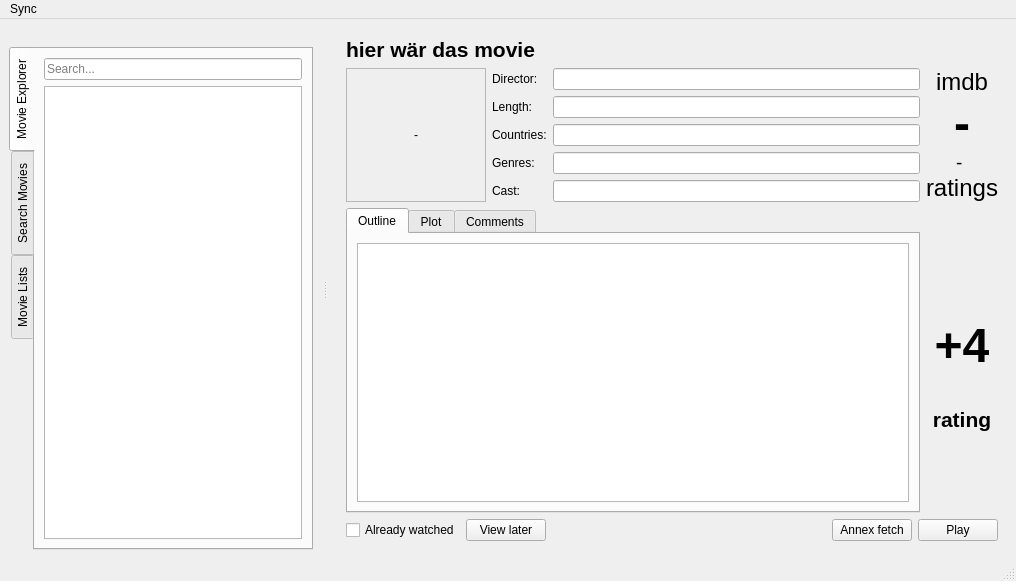
<?xml version="1.0" encoding="UTF-8"?>
<ui version="4.0">
 <class>MainWindow</class>
 <widget class="QMainWindow" name="MainWindow">
  <property name="geometry">
   <rect>
    <x>0</x>
    <y>0</y>
    <width>1016</width>
    <height>581</height>
   </rect>
  </property>
  <property name="windowTitle">
   <string>Movie Hamster</string>
  </property>
  <widget class="QWidget" name="centralwidget">
   <layout class="QVBoxLayout" name="verticalLayout_3">
    <item>
     <widget class="QStackedWidget" name="stackedWidget">
      <property name="currentIndex">
       <number>0</number>
      </property>
      <widget class="QWidget" name="explorer">
       <layout class="QGridLayout" name="gridLayout">
        <item row="0" column="0" colspan="4">
         <widget class="QLabel" name="l_title">
          <property name="sizePolicy">
           <sizepolicy hsizetype="Preferred" vsizetype="Fixed">
            <horstretch>0</horstretch>
            <verstretch>0</verstretch>
           </sizepolicy>
          </property>
          <property name="text">
           <string>&lt;!DOCTYPE HTML PUBLIC &quot;-//W3C//DTD HTML 4.0//EN&quot; &quot;http://www.w3.org/TR/REC-html40/strict.dtd&quot;&gt;
&lt;html&gt;&lt;head&gt;&lt;meta name=&quot;qrichtext&quot; content=&quot;1&quot; /&gt;&lt;style type=&quot;text/css&quot;&gt;
p, li { white-space: pre-wrap; }
&lt;/style&gt;&lt;/head&gt;&lt;body style=&quot; font-family:'Ubuntu'; font-size:14pt; font-weight:400; font-style:normal;&quot;&gt;
&lt;p style=&quot; margin-top:0px; margin-bottom:0px; margin-left:0px; margin-right:0px; -qt-block-indent:0; text-indent:0px;&quot;&gt;&lt;span style=&quot; font-size:16pt; font-weight:600;&quot;&gt;hier wär das movie&lt;/span&gt;&lt;/p&gt;&lt;/body&gt;&lt;/html&gt;</string>
          </property>
          <property name="textFormat">
           <enum>Qt::RichText</enum>
          </property>
         </widget>
        </item>
        <item row="1" column="0" rowspan="5">
         <widget class="QLabel" name="l_img">
          <property name="sizePolicy">
           <sizepolicy hsizetype="Fixed" vsizetype="Preferred">
            <horstretch>0</horstretch>
            <verstretch>0</verstretch>
           </sizepolicy>
          </property>
          <property name="minimumSize">
           <size>
            <width>140</width>
            <height>0</height>
           </size>
          </property>
          <property name="maximumSize">
           <size>
            <width>16777215</width>
            <height>16777215</height>
           </size>
          </property>
          <property name="baseSize">
           <size>
            <width>0</width>
            <height>0</height>
           </size>
          </property>
          <property name="frameShape">
           <enum>QFrame::StyledPanel</enum>
          </property>
          <property name="text">
           <string>-</string>
          </property>
          <property name="scaledContents">
           <bool>false</bool>
          </property>
          <property name="alignment">
           <set>Qt::AlignCenter</set>
          </property>
          <property name="margin">
           <number>4</number>
          </property>
         </widget>
        </item>
        <item row="1" column="1">
         <widget class="QLabel" name="label">
          <property name="text">
           <string>Director:</string>
          </property>
         </widget>
        </item>
        <item row="1" column="2">
         <widget class="QLineEdit" name="l_director">
          <property name="readOnly">
           <bool>true</bool>
          </property>
         </widget>
        </item>
        <item row="1" column="3" rowspan="5">
         <widget class="QLabel" name="l_rating">
          <property name="frameShape">
           <enum>QFrame::NoFrame</enum>
          </property>
          <property name="frameShadow">
           <enum>QFrame::Plain</enum>
          </property>
          <property name="text">
           <string>&lt;!DOCTYPE HTML PUBLIC &quot;-//W3C//DTD HTML 4.0//EN&quot; &quot;http://www.w3.org/TR/REC-html40/strict.dtd&quot;&gt;
&lt;html&gt;&lt;head&gt;&lt;meta name=&quot;qrichtext&quot; content=&quot;1&quot; /&gt;&lt;style type=&quot;text/css&quot;&gt;
p, li { white-space: pre-wrap; }
&lt;/style&gt;&lt;/head&gt;&lt;body style=&quot; font-family:'Ubuntu'; font-size:14pt; font-weight:400; font-style:normal;&quot;&gt;
&lt;p align=&quot;center&quot; style=&quot; margin-top:0px; margin-bottom:0px; margin-left:0px; margin-right:0px; -qt-block-indent:0; text-indent:0px;&quot;&gt;&lt;span style=&quot; font-size:18pt;&quot;&gt;imdb&lt;/span&gt;&lt;/p&gt;
&lt;p align=&quot;center&quot; style=&quot; margin-top:0px; margin-bottom:0px; margin-left:0px; margin-right:0px; -qt-block-indent:0; text-indent:0px;&quot;&gt;&lt;span style=&quot; font-size:36pt; font-weight:600;&quot;&gt;-&lt;/span&gt;&lt;/p&gt;
&lt;p align=&quot;center&quot; style=&quot; margin-top:0px; margin-bottom:0px; margin-left:0px; margin-right:0px; -qt-block-indent:0; text-indent:0px;&quot;&gt;- &lt;/p&gt;
&lt;p align=&quot;center&quot; style=&quot; margin-top:0px; margin-bottom:0px; margin-left:0px; margin-right:0px; -qt-block-indent:0; text-indent:0px;&quot;&gt;&lt;span style=&quot; font-size:18pt;&quot;&gt;ratings&lt;/span&gt;&lt;/p&gt;&lt;/body&gt;&lt;/html&gt;</string>
          </property>
          <property name="margin">
           <number>3</number>
          </property>
         </widget>
        </item>
        <item row="2" column="1">
         <widget class="QLabel" name="label_7">
          <property name="text">
           <string>Length:</string>
          </property>
         </widget>
        </item>
        <item row="2" column="2">
         <widget class="QLineEdit" name="l_runtime">
          <property name="readOnly">
           <bool>true</bool>
          </property>
         </widget>
        </item>
        <item row="3" column="1">
         <widget class="QLabel" name="label_2">
          <property name="text">
           <string>Countries:</string>
          </property>
         </widget>
        </item>
        <item row="3" column="2">
         <widget class="QLineEdit" name="l_countries">
          <property name="readOnly">
           <bool>true</bool>
          </property>
         </widget>
        </item>
        <item row="4" column="1">
         <widget class="QLabel" name="label_4">
          <property name="text">
           <string>Genres:</string>
          </property>
         </widget>
        </item>
        <item row="4" column="2">
         <widget class="QLineEdit" name="l_genres">
          <property name="readOnly">
           <bool>true</bool>
          </property>
         </widget>
        </item>
        <item row="5" column="1">
         <widget class="QLabel" name="label_3">
          <property name="text">
           <string>Cast:</string>
          </property>
         </widget>
        </item>
        <item row="5" column="2">
         <widget class="QLineEdit" name="l_cast">
          <property name="readOnly">
           <bool>true</bool>
          </property>
         </widget>
        </item>
        <item row="6" column="3">
         <layout class="QVBoxLayout" name="verticalLayout">
          <item>
           <spacer name="verticalSpacer_2">
            <property name="orientation">
             <enum>Qt::Vertical</enum>
            </property>
            <property name="sizeHint" stdset="0">
             <size>
              <width>20</width>
              <height>40</height>
             </size>
            </property>
           </spacer>
          </item>
          <item>
           <widget class="QPushButton" name="pushButton">
            <property name="text">
             <string/>
            </property>
            <property name="icon">
             <iconset>
              <normaloff>../../../../../usr/share/icons/oxygen/32x32/actions/draw-triangle3.png</normaloff>../../../../../usr/share/icons/oxygen/32x32/actions/draw-triangle3.png</iconset>
            </property>
            <property name="iconSize">
             <size>
              <width>32</width>
              <height>32</height>
             </size>
            </property>
            <property name="flat">
             <bool>true</bool>
            </property>
           </widget>
          </item>
          <item>
           <widget class="QLabel" name="label_6">
            <property name="text">
             <string>&lt;!DOCTYPE HTML PUBLIC &quot;-//W3C//DTD HTML 4.0//EN&quot; &quot;http://www.w3.org/TR/REC-html40/strict.dtd&quot;&gt;
&lt;html&gt;&lt;head&gt;&lt;meta name=&quot;qrichtext&quot; content=&quot;1&quot; /&gt;&lt;style type=&quot;text/css&quot;&gt;
p, li { white-space: pre-wrap; }
&lt;/style&gt;&lt;/head&gt;&lt;body style=&quot; font-family:'Ubuntu'; font-size:14pt; font-weight:400; font-style:normal;&quot;&gt;
&lt;p align=&quot;center&quot; style=&quot; margin-top:0px; margin-bottom:0px; margin-left:0px; margin-right:0px; -qt-block-indent:0; text-indent:0px;&quot;&gt;&lt;span style=&quot; font-size:36pt; font-weight:600;&quot;&gt;+4&lt;/span&gt;&lt;/p&gt;&lt;/body&gt;&lt;/html&gt;</string>
            </property>
           </widget>
          </item>
          <item>
           <widget class="QPushButton" name="pushButton_2">
            <property name="text">
             <string/>
            </property>
            <property name="icon">
             <iconset>
              <normaloff>../../../../../usr/share/icons/oxygen/32x32/actions/draw-triangle4.png</normaloff>../../../../../usr/share/icons/oxygen/32x32/actions/draw-triangle4.png</iconset>
            </property>
            <property name="iconSize">
             <size>
              <width>32</width>
              <height>32</height>
             </size>
            </property>
            <property name="flat">
             <bool>true</bool>
            </property>
           </widget>
          </item>
          <item>
           <widget class="QLabel" name="label_5">
            <property name="text">
             <string>&lt;!DOCTYPE HTML PUBLIC &quot;-//W3C//DTD HTML 4.0//EN&quot; &quot;http://www.w3.org/TR/REC-html40/strict.dtd&quot;&gt;
&lt;html&gt;&lt;head&gt;&lt;meta name=&quot;qrichtext&quot; content=&quot;1&quot; /&gt;&lt;style type=&quot;text/css&quot;&gt;
p, li { white-space: pre-wrap; }
&lt;/style&gt;&lt;/head&gt;&lt;body style=&quot; font-family:'Ubuntu'; font-size:14pt; font-weight:400; font-style:normal;&quot;&gt;
&lt;p align=&quot;center&quot; style=&quot; margin-top:0px; margin-bottom:0px; margin-left:0px; margin-right:0px; -qt-block-indent:0; text-indent:0px;&quot;&gt;&lt;span style=&quot; font-size:16pt; font-weight:600;&quot;&gt;rating&lt;/span&gt;&lt;/p&gt;&lt;/body&gt;&lt;/html&gt;</string>
            </property>
           </widget>
          </item>
          <item>
           <spacer name="verticalSpacer">
            <property name="orientation">
             <enum>Qt::Vertical</enum>
            </property>
            <property name="sizeHint" stdset="0">
             <size>
              <width>20</width>
              <height>40</height>
             </size>
            </property>
           </spacer>
          </item>
         </layout>
        </item>
        <item row="7" column="0" colspan="4">
         <layout class="QHBoxLayout" name="horizontalLayout_3">
          <item>
           <widget class="QCheckBox" name="checkBox">
            <property name="text">
             <string>Already watched</string>
            </property>
           </widget>
          </item>
          <item>
           <widget class="QPushButton" name="pushButton_5">
            <property name="text">
             <string>View later</string>
            </property>
           </widget>
          </item>
          <item>
           <spacer name="horizontalSpacer">
            <property name="orientation">
             <enum>Qt::Horizontal</enum>
            </property>
            <property name="sizeHint" stdset="0">
             <size>
              <width>40</width>
              <height>20</height>
             </size>
            </property>
           </spacer>
          </item>
          <item>
           <widget class="QPushButton" name="pushButton_4">
            <property name="text">
             <string>Annex fetch</string>
            </property>
           </widget>
          </item>
          <item>
           <widget class="QPushButton" name="pushButton_3">
            <property name="text">
             <string>Play</string>
            </property>
           </widget>
          </item>
         </layout>
        </item>
        <item row="6" column="0" colspan="3">
         <widget class="QTabWidget" name="tabWidget">
          <property name="currentIndex">
           <number>0</number>
          </property>
          <widget class="QWidget" name="tab">
           <attribute name="title">
            <string>Outline</string>
           </attribute>
           <layout class="QHBoxLayout" name="horizontalLayout">
            <item>
             <widget class="QTextBrowser" name="l_plot_short"/>
            </item>
           </layout>
          </widget>
          <widget class="QWidget" name="tab_2">
           <attribute name="title">
            <string>Plot</string>
           </attribute>
           <layout class="QHBoxLayout" name="horizontalLayout_2">
            <item>
             <widget class="QTextBrowser" name="l_plot"/>
            </item>
           </layout>
          </widget>
          <widget class="QWidget" name="tab_5">
           <attribute name="title">
            <string>Comments</string>
           </attribute>
          </widget>
         </widget>
        </item>
       </layout>
      </widget>
      <widget class="QWidget" name="search">
       <layout class="QVBoxLayout" name="verticalLayout_7">
        <item>
         <widget class="QLabel" name="l_title_3">
          <property name="sizePolicy">
           <sizepolicy hsizetype="Preferred" vsizetype="Fixed">
            <horstretch>0</horstretch>
            <verstretch>0</verstretch>
           </sizepolicy>
          </property>
          <property name="text">
           <string>&lt;!DOCTYPE HTML PUBLIC &quot;-//W3C//DTD HTML 4.0//EN&quot; &quot;http://www.w3.org/TR/REC-html40/strict.dtd&quot;&gt;
&lt;html&gt;&lt;head&gt;&lt;meta name=&quot;qrichtext&quot; content=&quot;1&quot; /&gt;&lt;style type=&quot;text/css&quot;&gt;
p, li { white-space: pre-wrap; }
&lt;/style&gt;&lt;/head&gt;&lt;body style=&quot; font-family:'Ubuntu'; font-size:14pt; font-weight:400; font-style:normal;&quot;&gt;
&lt;p style=&quot; margin-top:0px; margin-bottom:0px; margin-left:0px; margin-right:0px; -qt-block-indent:0; text-indent:0px;&quot;&gt;&lt;span style=&quot; font-size:16pt; font-weight:600;&quot;&gt;Search for movies&lt;/span&gt;&lt;/p&gt;&lt;/body&gt;&lt;/html&gt;</string>
          </property>
          <property name="textFormat">
           <enum>Qt::RichText</enum>
          </property>
         </widget>
        </item>
        <item>
         <widget class="QTabWidget" name="tabWidget_3">
          <property name="sizePolicy">
           <sizepolicy hsizetype="Minimum" vsizetype="Minimum">
            <horstretch>0</horstretch>
            <verstretch>0</verstretch>
           </sizepolicy>
          </property>
          <property name="tabPosition">
           <enum>QTabWidget::West</enum>
          </property>
          <property name="tabShape">
           <enum>QTabWidget::Rounded</enum>
          </property>
          <property name="currentIndex">
           <number>1</number>
          </property>
          <property name="tabsClosable">
           <bool>false</bool>
          </property>
          <widget class="QWidget" name="tab_9">
           <attribute name="title">
            <string>easy</string>
           </attribute>
           <layout class="QGridLayout" name="gridLayout_2">
            <item row="0" column="0">
             <widget class="QLabel" name="label_8">
              <property name="text">
               <string>Search:</string>
              </property>
             </widget>
            </item>
            <item row="0" column="1" colspan="3">
             <widget class="QLineEdit" name="lineEdit"/>
            </item>
            <item row="0" column="4">
             <widget class="QPushButton" name="pushButton_8">
              <property name="text">
               <string>Go!</string>
              </property>
             </widget>
            </item>
            <item row="1" column="0">
             <widget class="QCheckBox" name="checkBox_2">
              <property name="text">
               <string>Title</string>
              </property>
             </widget>
            </item>
            <item row="1" column="1">
             <widget class="QCheckBox" name="checkBox_3">
              <property name="text">
               <string>Actor</string>
              </property>
             </widget>
            </item>
            <item row="1" column="2">
             <widget class="QCheckBox" name="checkBox_4">
              <property name="text">
               <string>Director</string>
              </property>
             </widget>
            </item>
            <item row="1" column="3">
             <widget class="QLabel" name="label_9">
              <property name="text">
               <string>Min. Rating:</string>
              </property>
             </widget>
            </item>
            <item row="1" column="4">
             <widget class="QSpinBox" name="spinBox"/>
            </item>
           </layout>
          </widget>
          <widget class="QWidget" name="tab_10">
           <attribute name="title">
            <string>nice</string>
           </attribute>
           <layout class="QGridLayout" name="gridLayout_3">
            <item row="0" column="0">
             <widget class="QLabel" name="label_10">
              <property name="text">
               <string>Search:</string>
              </property>
             </widget>
            </item>
            <item row="0" column="1">
             <widget class="QLineEdit" name="lineEdit_3"/>
            </item>
            <item row="0" column="2">
             <widget class="QPushButton" name="pushButton_9">
              <property name="text">
               <string>Go!</string>
              </property>
             </widget>
            </item>
            <item row="1" column="0" colspan="3">
             <widget class="QLabel" name="label_11">
              <property name="sizePolicy">
               <sizepolicy hsizetype="Minimum" vsizetype="Minimum">
                <horstretch>0</horstretch>
                <verstretch>0</verstretch>
               </sizepolicy>
              </property>
              <property name="text">
               <string>Use tags &quot;cast&quot;, &quot;title&quot;, &quot;plot&quot;, &quot;rating&quot;, and &quot;director&quot; to search for fields</string>
              </property>
              <property name="textFormat">
               <enum>Qt::RichText</enum>
              </property>
              <property name="textInteractionFlags">
               <set>Qt::LinksAccessibleByMouse|Qt::TextSelectableByKeyboard|Qt::TextSelectableByMouse</set>
              </property>
             </widget>
            </item>
           </layout>
          </widget>
         </widget>
        </item>
        <item>
         <widget class="QTableWidget" name="tableWidget">
          <column>
           <property name="text">
            <string>Title</string>
           </property>
          </column>
          <column>
           <property name="text">
            <string>Cast</string>
           </property>
          </column>
          <column>
           <property name="text">
            <string>Rating</string>
           </property>
          </column>
          <column>
           <property name="text">
            <string>Votes</string>
           </property>
          </column>
         </widget>
        </item>
       </layout>
      </widget>
      <widget class="QWidget" name="lists">
       <layout class="QVBoxLayout" name="verticalLayout_5">
        <item>
         <widget class="QLabel" name="l_title_2">
          <property name="sizePolicy">
           <sizepolicy hsizetype="Preferred" vsizetype="Fixed">
            <horstretch>0</horstretch>
            <verstretch>0</verstretch>
           </sizepolicy>
          </property>
          <property name="text">
           <string>&lt;!DOCTYPE HTML PUBLIC &quot;-//W3C//DTD HTML 4.0//EN&quot; &quot;http://www.w3.org/TR/REC-html40/strict.dtd&quot;&gt;
&lt;html&gt;&lt;head&gt;&lt;meta name=&quot;qrichtext&quot; content=&quot;1&quot; /&gt;&lt;style type=&quot;text/css&quot;&gt;
p, li { white-space: pre-wrap; }
&lt;/style&gt;&lt;/head&gt;&lt;body style=&quot; font-family:'Ubuntu'; font-size:14pt; font-weight:400; font-style:normal;&quot;&gt;
&lt;p style=&quot; margin-top:0px; margin-bottom:0px; margin-left:0px; margin-right:0px; -qt-block-indent:0; text-indent:0px;&quot;&gt;&lt;span style=&quot; font-size:16pt; font-weight:600;&quot;&gt;Name der Liste&lt;/span&gt;&lt;/p&gt;&lt;/body&gt;&lt;/html&gt;</string>
          </property>
          <property name="textFormat">
           <enum>Qt::RichText</enum>
          </property>
         </widget>
        </item>
        <item>
         <widget class="QTableView" name="tableView_2"/>
        </item>
        <item>
         <layout class="QHBoxLayout" name="horizontalLayout_5">
          <item>
           <spacer name="horizontalSpacer_2">
            <property name="orientation">
             <enum>Qt::Horizontal</enum>
            </property>
            <property name="sizeHint" stdset="0">
             <size>
              <width>40</width>
              <height>20</height>
             </size>
            </property>
           </spacer>
          </item>
          <item>
           <widget class="QPushButton" name="pushButton_7">
            <property name="text">
             <string>Undo</string>
            </property>
           </widget>
          </item>
          <item>
           <widget class="QPushButton" name="pushButton_6">
            <property name="text">
             <string>Save</string>
            </property>
           </widget>
          </item>
         </layout>
        </item>
       </layout>
      </widget>
     </widget>
    </item>
   </layout>
  </widget>
  <widget class="QMenuBar" name="menubar">
   <property name="geometry">
    <rect>
     <x>0</x>
     <y>0</y>
     <width>1016</width>
     <height>30</height>
    </rect>
   </property>
   <widget class="QMenu" name="menuSync">
    <property name="title">
     <string>Sync</string>
    </property>
    <addaction name="action_sync_now"/>
   </widget>
   <addaction name="menuSync"/>
  </widget>
  <widget class="QStatusBar" name="statusbar"/>
  <widget class="QDockWidget" name="dockWidget">
   <property name="features">
    <set>QDockWidget::NoDockWidgetFeatures</set>
   </property>
   <attribute name="dockWidgetArea">
    <number>1</number>
   </attribute>
   <widget class="QWidget" name="dockWidgetContents">
    <layout class="QHBoxLayout" name="horizontalLayout_4">
     <item>
      <widget class="QTabWidget" name="tabWidget_2">
       <property name="tabPosition">
        <enum>QTabWidget::West</enum>
       </property>
       <property name="tabShape">
        <enum>QTabWidget::Rounded</enum>
       </property>
       <property name="currentIndex">
        <number>0</number>
       </property>
       <widget class="QWidget" name="tab_3">
        <attribute name="title">
         <string>Movie Explorer</string>
        </attribute>
        <layout class="QVBoxLayout" name="verticalLayout_2">
         <item>
          <widget class="QLineEdit" name="search_bar">
           <property name="text">
            <string/>
           </property>
           <property name="placeholderText">
            <string>Search...</string>
           </property>
          </widget>
         </item>
         <item>
          <widget class="QTableView" name="tableView">
           <property name="selectionMode">
            <enum>QAbstractItemView::SingleSelection</enum>
           </property>
          </widget>
         </item>
        </layout>
       </widget>
       <widget class="QWidget" name="tab_4">
        <attribute name="title">
         <string>Search Movies</string>
        </attribute>
        <layout class="QVBoxLayout" name="verticalLayout_6">
         <item>
          <widget class="QTreeWidget" name="treeWidget_2">
           <column>
            <property name="text">
             <string>Filter</string>
            </property>
           </column>
           <item>
            <property name="text">
             <string>By Genre</string>
            </property>
            <item>
             <property name="text">
              <string>Action</string>
             </property>
            </item>
            <item>
             <property name="text">
              <string>Adventure</string>
             </property>
            </item>
           </item>
           <item>
            <property name="text">
             <string>By Actor</string>
            </property>
            <item>
             <property name="text">
              <string>Johnny Depp</string>
             </property>
            </item>
           </item>
          </widget>
         </item>
        </layout>
       </widget>
       <widget class="QWidget" name="tab_6">
        <attribute name="title">
         <string>Movie Lists</string>
        </attribute>
        <layout class="QVBoxLayout" name="verticalLayout_4">
         <item>
          <widget class="QTreeWidget" name="treeWidget">
           <column>
            <property name="text">
             <string>List</string>
            </property>
           </column>
           <item>
            <property name="text">
             <string>My Lists</string>
            </property>
            <item>
             <property name="text">
              <string>Watch later</string>
             </property>
            </item>
            <item>
             <property name="text">
              <string>Loved</string>
             </property>
            </item>
           </item>
           <item>
            <property name="text">
             <string>Top Lists</string>
            </property>
            <item>
             <property name="text">
              <string>Top unwatched</string>
             </property>
            </item>
            <item>
             <property name="text">
              <string>Top imdb rated</string>
             </property>
            </item>
            <item>
             <property name="text">
              <string>Recently upvoted</string>
             </property>
            </item>
           </item>
          </widget>
         </item>
        </layout>
       </widget>
      </widget>
     </item>
    </layout>
   </widget>
  </widget>
  <action name="action_sync_now">
   <property name="text">
    <string>Sync now</string>
   </property>
  </action>
 </widget>
 <resources/>
 <connections>
  <connection>
   <sender>tabWidget_2</sender>
   <signal>currentChanged(int)</signal>
   <receiver>stackedWidget</receiver>
   <slot>setCurrentIndex(int)</slot>
   <hints>
    <hint type="sourcelabel">
     <x>38</x>
     <y>105</y>
    </hint>
    <hint type="destinationlabel">
     <x>338</x>
     <y>104</y>
    </hint>
   </hints>
  </connection>
 </connections>
</ui>
